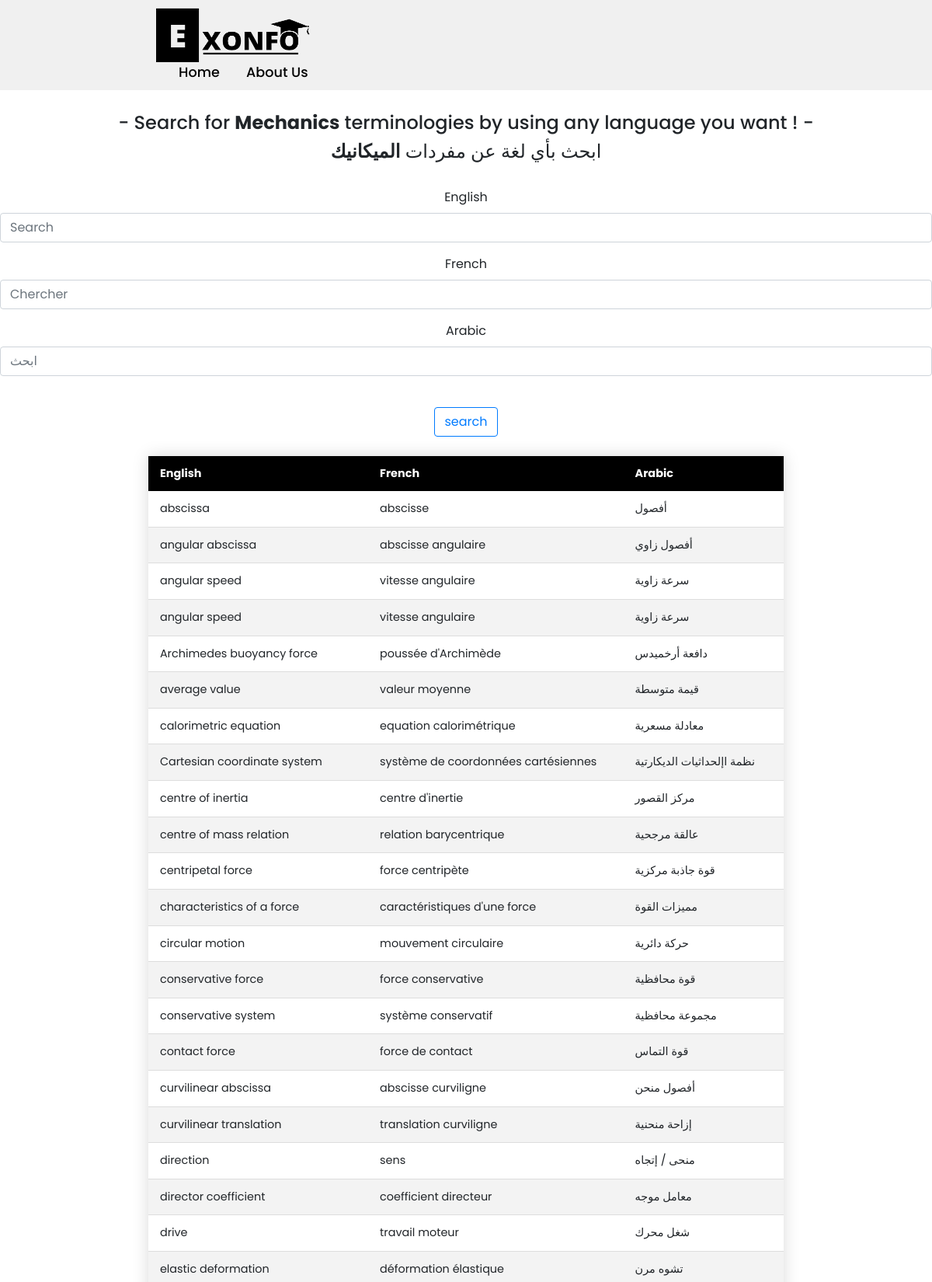
The app's page /pc/mechanics/ (upper part) with its own data.
### app/models.py (models this page shows, shortened)
class PCWord(models.Model):
    fields = [
        ('General','General'),
        ('Electricity','Electricity'),
        ('Optics','Optics'),
        ('Waves','Waves'),
        ('Nuclear transformation','Nuclear transformation'),
        ('Matter','Matter'),
        ('Measurements in chemistry','Measurements in chemistry'),
        ('Mechanics','Mechanics'),
        ('Chemical reactions','Chemical reactions'),
        ('Organic chemistry','Organic chemistry'),
    ]
    english = models.CharField(max_length=100)
    french = models.CharField(max_length=100)
    arabic = models.CharField(max_length=100)
    field = models.CharField(max_length=100,null=True,blank=True,choices=fields)

### app/views.py (the view)
# urls.py: path('pc/mechanics/',pc_mechanics,name="mechanics"),
def pc_mechanics(request):
    mechanic_words = PCWord.objects.all().filter(field='Mechanics')
    filter = OrderFilter(request.GET,queryset=mechanic_words)
    mechanic_words = filter.qs
    context = {
        'mechanic_words':mechanic_words,
        'filter':filter,
    }
    return render(request,'pc/mechanics.html',context)

### app/templates/pc/mechanics.html (shortened to what this page needs)
{% extends 'base.html' %}
{% load static %}
{% block body %}
<br>
<br>
<br>
<br>
<br>
<br>
<center>
    <h4>- Search for <b>Mechanics</b> terminologies by using any language you want ! -</h4>
    <h4> ابحث بأي لغة عن مفردات <b> الميكانيك </b></h4>
    <br>
    {% include 'search.html' %}
<table class="styled-table">
    <thead>
        <tr>
            <th>English</th>
            <th>French</th>
            <th>Arabic</th>
        </tr>
    </thead>
    <tbody>
        {% for word in mechanic_words %}
        <tr>
            <td>{{word.english}}</td>
            <td>{{word.french}}</td>
            <td>{{word.arabic}}</td>
        </tr>
        {% endfor %}
    </tbody>
</table>
</center>
{% endblock %}

### static/css/style.css (style rules this page uses)
* { font-family: 'Poppins', sans-serif; margin: 0; padding: 0; box-sizing: border-box; scroll-behavior: smooth; }

### app/templates/pc/mechanics.html (style rules this page uses)
.styled-table { border-collapse: collapse; margin: 25px 0; font-size: 0.9em; font-family: sans-serif; min-width: 400px; box-shadow: 0 0 20px rgba(0, 0, 0, 0.15); }
.styled-table thead tr { background-color: black; color: #ffffff; text-align: left; }
.styled-table th, .styled-table td { padding: 12px 15px; }
.styled-table tbody tr { border-bottom: 1px solid #dddddd; }
.styled-table tbody tr:nth-of-type(even) { background-color: #f3f3f3; }

### records on screen
PCWord: english "abscissa", french "abscisse", arabic "أفصول"
PCWord: english "angular abscissa", french "abscisse angulaire", arabic "أفصول زاوي"
PCWord: english "angular speed", french "vitesse angulaire", arabic "سرعة زاوية"
PCWord: english "angular speed", french "vitesse angulaire", arabic "سرعة زاوية"
PCWord: english "Archimedes buoyancy force", french "poussée d'Archimède", arabic "دافعة أرخميدس"
PCWord: english "average value", french "valeur moyenne", arabic "قيمة متوسطة"
PCWord: english "calorimetric equation", french "equation calorimétrique", arabic "معادلة مسعرية"
PCWord: english "Cartesian coordinate system", french "système de coordonnées cartésiennes", arabic "نظمة اإلحداثيات الديكارتية"
PCWord: english "centre of inertia", french "centre d'inertie", arabic "مركز القصور"
PCWord: english "centre of mass relation", french "relation barycentrique", arabic "عالقة مرجحية"
PCWord: english "centripetal force", french "force centripète", arabic "قوة جاذبة مركزية"
PCWord: english "characteristics of a force", french "caractéristiques d'une force", arabic "مميزات القوة"
PCWord: english "circular motion", french "mouvement circulaire", arabic "حركة دائرية"
PCWord: english "conservative force", french "force conservative", arabic "قوة محافظية"
PCWord: english "conservative system", french "système conservatif", arabic "مجموعة محافظية"
PCWord: english "contact force", french "force de contact", arabic "قوة التماس"
PCWord: english "curvilinear abscissa", french "abscisse curviligne", arabic "أفصول منحن"
PCWord: english "curvilinear translation", french "translation curviligne", arabic "إزاحة منحنية"
PCWord: english "direction", french "sens", arabic "منحى / إتجاه"
PCWord: english "director coefficient", french "coefficient directeur", arabic "معامل موجه"
PCWord: english "drive", french "travail moteur", arabic "شغل محرك"
PCWord: english "elastic deformation", french "déformation élastique", arabic "تشوه مرن"
